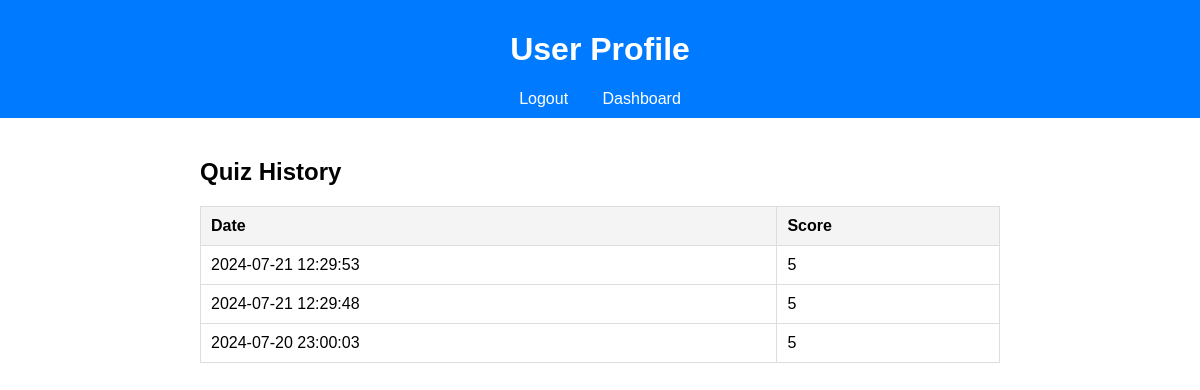
The page /profile (signed in) on the database its author committed.
### app.py (models this page shows)
class QuizResult(db.Model):
    id = db.Column(db.Integer, primary_key=True)
    user_id = db.Column(db.Integer, db.ForeignKey('user.id'), nullable=False)
    score = db.Column(db.Integer, nullable=False)
    date = db.Column(db.DateTime, default=db.func.current_timestamp())

### app.py (the view)
@app.route("/profile")
@login_required
def profile():
    quiz_results = QuizResult.query.filter_by(user_id=current_user.id).order_by(QuizResult.date.desc()).all()
    return render_template('profile.html', quiz_results=quiz_results)

### app.py (called while the page is built)
@login_manager.user_loader
def load_user(user_id):
    return User.query.get(int(user_id))

### templates/profile.html (shortened to what this page needs)
<!DOCTYPE html>
<html lang="en">
<head>
     <link rel="stylesheet" type="text/css" href="{{ url_for('static', filename='css/profile.css') }}">
</head>
<body>
    <header>
        <h1>User Profile</h1>
        <a href="{{ url_for('logout') }}">Logout</a>
        <a href="{{ url_for('dashboard') }}">Dashboard</a>
    </header>
    <main>
        <h2>Quiz History</h2>
        {% if quiz_results %}
            <table>
                <thead>
                    <tr>
                        <th>Date</th>
                        <th>Score</th>
                    </tr>
                </thead>
                <tbody>
                    {% for result in quiz_results %}
                        <tr>
                            <td>{{ result.date.strftime('%Y-%m-%d %H:%M:%S') }}</td>
                            <td>{{ result.score }}</td>
                        </tr>
                    {% endfor %}
                </tbody>
            </table>
        {% else %}
            <p>No quiz results found.</p>
        {% endif %}
    </main>
</body>
</html>

### static/css/profile.css (style rules this page uses)
body { font-family: Arial, sans-serif; margin: 0; padding: 0; }
header { background: #007bff; color: #fff; padding: 10px; text-align: center; }
header a { color: #fff; margin: 0 15px; text-decoration: none; }
main { padding: 20px; max-width: 800px; margin: 0 auto; }
table { width: 100%; border-collapse: collapse; }
table, th, td { border: 1px solid #ddd; }
th, td { padding: 10px; text-align: left; }
th { background: #f4f4f4; }

### rows shown on the page
QuizResult: date "2024-07-21 12:29:53", score "5"
QuizResult: date "2024-07-21 12:29:48", score "5"
QuizResult: date "2024-07-20 23:00:03", score "5"
